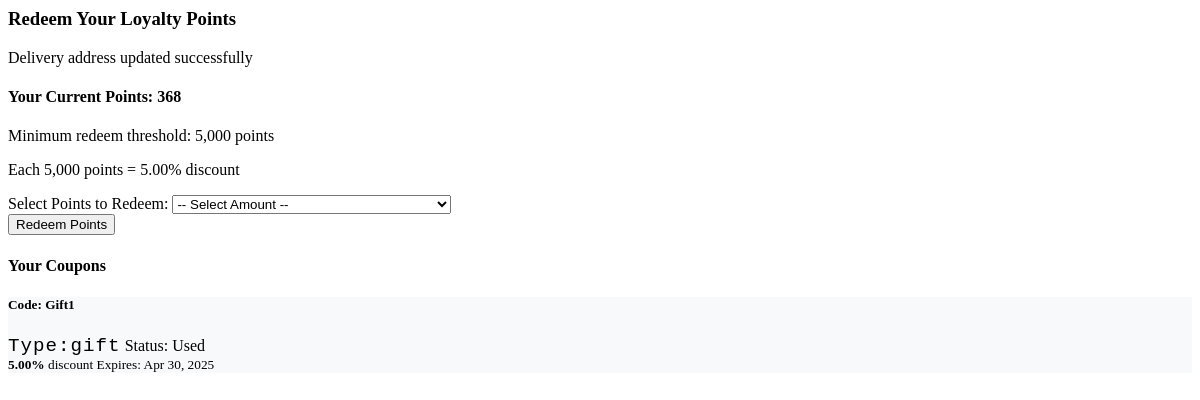
Before: /redeem.php (signed in) with the older database file.
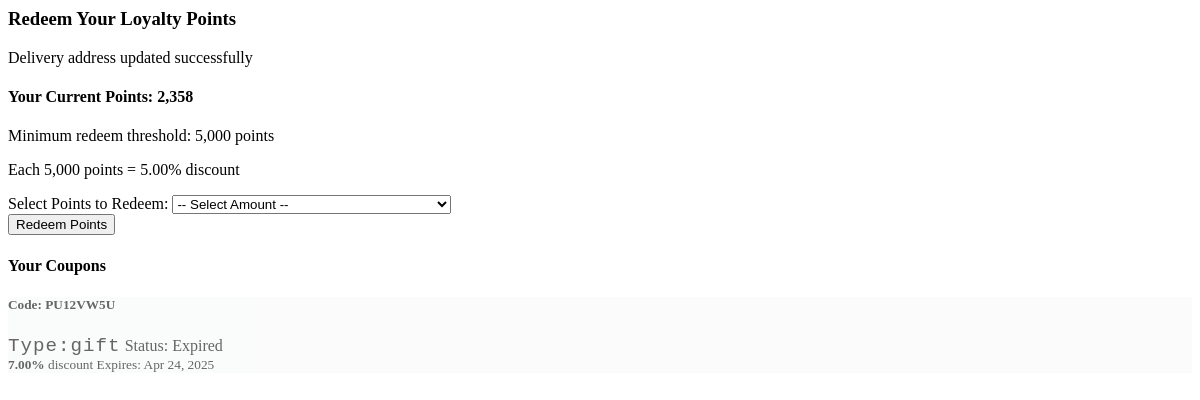
After: the same page with the newer database file.
### tables this page shows
CREATE TABLE `users` (
  `id` int(11) NOT NULL,
  `group_id` int(11) DEFAULT NULL,
  `username` varchar(50) NOT NULL,
  `password` varchar(255) NOT NULL,
  `email` varchar(100) NOT NULL,
  `phone` varchar(25) NOT NULL,
  `created_at` timestamp NOT NULL DEFAULT current_timestamp(),
  `points` int(11) DEFAULT 0,
  `birth_date` date DEFAULT NULL
);

CREATE TABLE `discount_codes` (
  `id` int(11) NOT NULL,
  `code_name` varchar(255) NOT NULL,
  `code` varchar(50) NOT NULL,
  `discount_percentage` decimal(5,2) NOT NULL,
  `created_at` timestamp NOT NULL DEFAULT current_timestamp(),
  `active_flag` tinyint(1) DEFAULT 1,
  `expiry_date` timestamp NOT NULL DEFAULT (current_timestamp() + interval 10 day),
  `usage_limit` int(11) DEFAULT 1,
  `type` enum('loyalty','gift','registration') NOT NULL,
  `assigned_to` enum('all','specific_user','user_group') DEFAULT 'all',
  `user_id` int(11) DEFAULT NULL,
  `group_id` int(11) DEFAULT NULL
);

### redeem.php (the view, shortened to what this page needs)
<?php
require_once __DIR__ . '/db.php';
$stmt = $conn->prepare("SELECT * FROM admin LIMIT 1");
$stmt->execute();
$admin = $stmt->fetch(PDO::FETCH_ASSOC);
$user_id = $_SESSION['user_id'];
$stmt = $conn->prepare("SELECT points FROM users WHERE id = ?");
$stmt->execute([$user_id]);
$user_data = $stmt->fetch(PDO::FETCH_ASSOC);
$user_points = $user_data['points'] ?? 0;
$stmt = $conn->prepare("SELECT * FROM discount_codes WHERE user_id = ? ORDER BY created_at DESC");
$stmt->execute([$user_id]);
$user_coupons = $stmt->fetchAll(PDO::FETCH_ASSOC);
$success = $_SESSION['success'] ?? '';
?>
<body>
    <div class="container py-5">
        <div class="row justify-content-center">
            <div class="col-lg-8">
                <div class="card shadow">
                    <div class="card-header colored-second text-white">
                        <h3 class="mb-0">Redeem Your Loyalty Points</h3>
                    </div>
                    <div class="card-body">
                        <?php if ($success): ?>
                            <div class="alert alert-success"><?= $success ?></div>
                        <?php endif; ?>
                        <div class="mb-4 p-3 bg-light rounded">
                            <h4>Your Current Points: <span class="badge bg-success"><?= number_format($user_points) ?></span></h4>
                            <p class="mb-1">Minimum redeem threshold: <?= number_format($admin['COLLOYALTY_coupon_threshold']) ?> points</p>
                            <p class="mb-0">Each <?= number_format($admin['COLLOYALTY_coupon_threshold']) ?> points = <?= $admin['loyalty_coupon_percentage'] ?>% discount</p>
                        </div>
                        <form method="post" class="mb-5">
                            <div class="mb-3">
                                <label for="points_to_redeem" class="form-label fw-bold">Select Points to Redeem:</label>
                                <select class="form-select form-select-lg" id="points_to_redeem" name="points_to_redeem" required>
                                    <option value="">-- Select Amount --</option>
                                </select>
                            </div>
                            <button type="submit" name="redeem_points" class="btn btn-primary btn-lg w-100">
                                Redeem Points
                            </button>
                        </form>
                        <h4 class="mb-3 border-bottom pb-2">Your Coupons</h4>
                        <?php if (empty($user_coupons)): ?>
                            <div class="text-muted">You don't have any loyalty coupons yet.</div>
                        <?php else: ?>
                            <div class="row g-3">
                                <?php foreach ($user_coupons as $coupon):
                                    $is_expired = strtotime($coupon['expiry_date']) < time();
                                    $is_active = $coupon['active_flag'] == 1 && !$is_expired;
                                ?>
                                    <div class="col-md-6">
                                        <div class="card coupon-card <?= $is_expired ? 'expired' : '' ?>">
                                            <div class="card-body">
                                                <h5 class="card-title">Code: <?= htmlspecialchars($coupon['code']) ?></h5>
                                                <div class="d-flex justify-content-between align-items-center mb-2">
                                                    <span class="coupon-code">Type:<?= htmlspecialchars($coupon['type']) ?></span>
                                                    <span class="badge bg-<?= $is_active ? 'success' : ($is_expired ? 'secondary' : 'primary') ?>">
                                                        Status: <?= $is_active ? 'Active' : ($is_expired ? 'Expired' : 'Used') ?>
                                                    </span>
                                                </div>
                                                <div class="d-flex justify-content-between">
                                                    <small class="text-muted">
                                                        <strong><?= $coupon['discount_percentage'] ?>%</strong> discount
                                                    </small>
                                                    <small class="text-muted">
                                                        Expires: <?= date('M d, Y', strtotime($coupon['expiry_date'])) ?>
                                                    </small>
                                                </div>
                                            </div>
                                        </div>
                                    </div>
                                <?php endforeach; ?>
                            </div>
                        <?php endif; ?>
                    </div>
                </div>
            </div>
        </div>
    </div>
</body>
</html>

### redeem.php (style rules this page uses)
.coupon-card { border-left: 4px solid var(--forth-color); background-color: #f8f9fa; }
.coupon-code { font-family: monospace; font-size: 1.2rem; letter-spacing: 1px; }
.expired { opacity: 0.6; }

Changed rows visible on the page:
removed discount_codes: code "Gift1", type "gift", active_flag "Used", discount_percentage "5.00", expiry_date "Apr 30, 2025"
changed users: points "368" → "2,358"
added discount_codes: code "PU12VW5U", type "gift", active_flag "Expired", discount_percentage "7.00", expiry_date "Apr 24, 2025"
